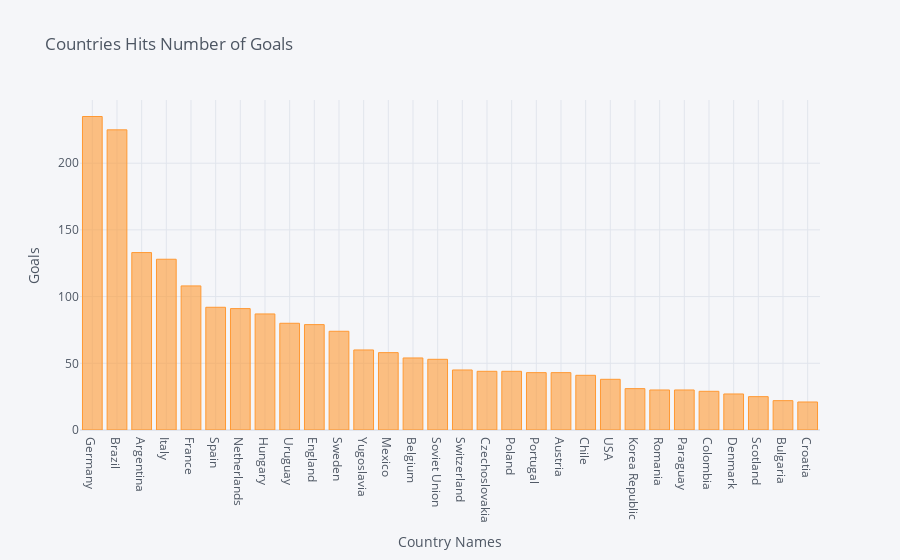

This figure's notebook cell:
### Code cell
goals[:30].iplot(kind='bar', xTitle = 'Country Names', yTitle = 'Goals', title = 'Countries Hits Number of Goals')

### Figure 1 — Plotly figure (JSON) as saved in the notebook; plotly's stock layout.template omitted (floating-point values rounded to 4 significant figures)
{"data": [{"marker": {"color": "rgba(255, 153, 51, 0.6)", "line": {"color": "rgba(255, 153, 51, 1.0)", "width": 1}}, "name": "Goals", "orientation": "v", "text": "", "type": "bar", "x": ["Germany", "Brazil", "Argentina", "Italy", "France", "Spain", "Netherlands", "Hungary", "Uruguay", "England", "Sweden", "Yugoslavia", "Mexico", "Belgium", "Soviet Union", "Switzerland", "Czechoslovakia", "Poland", "Portugal", "Austria", "Chile", "USA", "Korea Republic", "Romania", "Paraguay", "Colombia", "Denmark", "Scotland", "Bulgaria", "Croatia"], "y": [235, 225, 133, 128, 108, 92, 91, 87, 80, 79, 74, 60, 58, 54, 53, 45, 44, 44, 43, 43, 41, 38, 31, 30, 30, 29, 27, 25, 22, 21]}], "layout": {"legend": {"bgcolor": "#F5F6F9", "font": {"color": "#4D5663"}}, "paper_bgcolor": "#F5F6F9", "plot_bgcolor": "#F5F6F9", "title": {"font": {"color": "#4D5663"}, "text": "Countries Hits Number of Goals"}, "xaxis": {"gridcolor": "#E1E5ED", "showgrid": true, "tickfont": {"color": "#4D5663"}, "title": {"font": {"color": "#4D5663"}, "text": "Country Names"}, "zerolinecolor": "#E1E5ED"}, "yaxis": {"gridcolor": "#E1E5ED", "showgrid": true, "tickfont": {"color": "#4D5663"}, "title": {"font": {"color": "#4D5663"}, "text": "Goals"}, "zerolinecolor": "#E1E5ED"}}}
